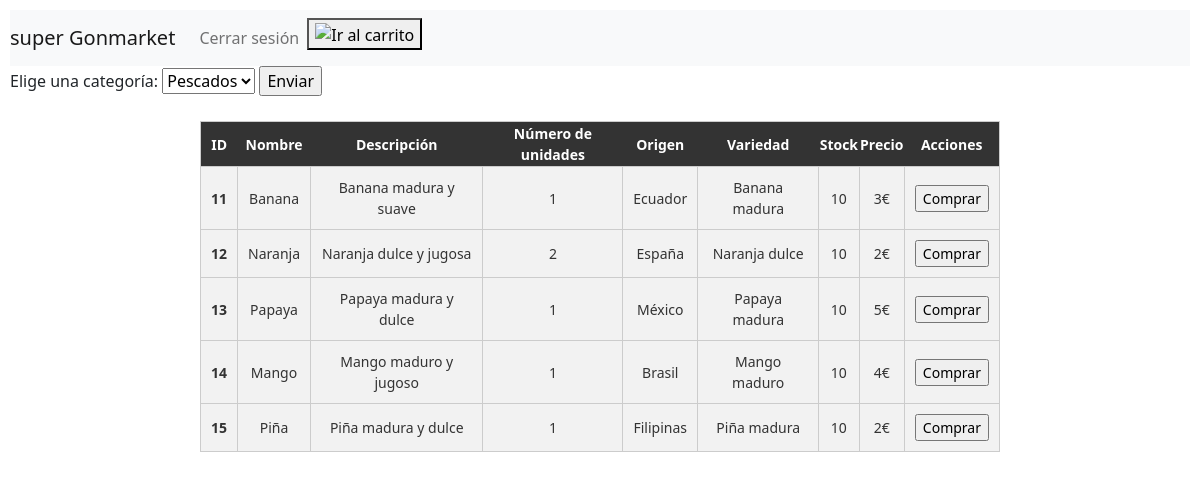
Page /a/tienda/frutas.php (signed in) on the committed database.
### tables this page shows
CREATE TABLE `fruta` (
  `tabla` varchar(11) NOT NULL DEFAULT 'fruta',
  `id` int(11) NOT NULL,
  `nombre` varchar(255) NOT NULL,
  `descripcion` text DEFAULT NULL,
  `numero_unidades` int(11) DEFAULT NULL,
  `origen` varchar(255) DEFAULT NULL,
  `variedad` varchar(255) DEFAULT NULL,
  `stock` int(11) DEFAULT NULL,
  `precio` int(11) NOT NULL
);

### a/tienda/frutas.php (the view, shortened to what this page needs)
<!DOCTYPE html>
<html lang="en">
<head>
  <link href="https://cdn.jsdelivr.net/npm/bootstrap@5.2.3/dist/css/bootstrap.min.css" rel="stylesheet"
>
  <link href="estilos.css" rel="stylesheet" type="text/css">
</head>
<body class="cuerpo">
  <nav class="navbar navbar-expand-lg navbar-light bg-light">
    <a class="navbar-brand" href="#">super Gonmarket</a>
    <div class="collapse navbar-collapse" id="navbarSupportedContent">
      <ul class="navbar-nav mr-auto">
        <li class="nav-item active">
          <a class="nav-link" href="cerrarSesion.php">Cerrar sesión</a>
        </li>
        <li>
          <form action="carrito.php">
            <button type="submit">
              <img src="https://cdn-icons-png.flaticon.com/512/3394/3394009.png" alt="Ir al carrito"
                style="height: 30px;">
            </button>
          </form>
        </li>
      </ul>
    </div>
  </nav>
  <?php
  $xml = simplexml_load_file("products.xml");
  ?>
  <form action="" method="post">
    <label for="categoria">Elige una categoría:</label>
    <select name="categoria" id="categoria">
      <?php foreach ($xml->categoria as $categoria) { ?>
        <option value="<?php echo $categoria->nombre; ?>">
          <?php echo $categoria->nombre; ?>
        </option>
      <?php } ?>
    </select>
    <input type="submit" value="Enviar">
  </form>
  <div class="contenedor">
    <?php
    $conn = mysqli_connect("localhost", "root", "", "productos");
    $result = mysqli_query($conn, "SELECT * FROM fruta");
    echo "<table>";
    echo "<tr>";
    echo "<th>ID</th>";
    echo "<th>Nombre</th>";
    echo "<th>Descripción</th>";
    echo "<th>Número de unidades</th>";
    echo "<th>Origen</th>";
    echo "<th>Variedad</th>";
    echo "<th>Stock</th>";
    echo "<th>Precio</th>";
    echo "<th>Acciones</th>";
    echo "</tr>";
    while ($row = mysqli_fetch_assoc($result)) {
      echo "<tr>";
      echo "<td>" . $row["id"] . "</td>";
      echo "<td>" . $row["nombre"] . "</td>";
      echo "<td>" . $row["descripcion"] . "</td>";
      echo "<td>" . $row["numero_unidades"] . "</td>";
      echo "<td>" . $row["origen"] . "</td>";
      echo "<td>" . $row["variedad"] . "</td>";
      echo "<td>" . $row["stock"] . "</td>";
      echo "<td>" . $row["precio"] . "€</td>";
      echo "<td>";
      echo "<form action='carrito.php' method='post'>";
      echo "<input type='submit' value='Comprar' name='comprar'>";
      echo "</form>";
    }
    echo "</table>";
    ?>
  </div>
</body>
</html>

### a/tienda/estilos.css (style rules this page uses)
div.contenedor { width: 800px; height: 500px; margin: auto; transform: 50%; }
table { border: 1px solid black; padding: 10px; margin-top: 25px; }
tr { background-color: #f2f2f2; color: #333; font-size: 14px; text-align: center; border: 1px solid #ccc; }
td { padding: 10px; border: 1px solid #ccc; }
tr:first-child { background-color: #333; color: #fff; }
td:first-child { font-weight: bold; }
.cuerpo { margin: 10px; }

### rows in the picture
fruta: id "11", nombre "Banana", descripcion "Banana madura y suave", numero_unidades "1", origen "Ecuador", variedad "Banana madura", stock "10", precio "3"
fruta: id "12", nombre "Naranja", descripcion "Naranja dulce y jugosa", numero_unidades "2", origen "España", variedad "Naranja dulce", stock "10", precio "2"
fruta: id "13", nombre "Papaya", descripcion "Papaya madura y dulce", numero_unidades "1", origen "México", variedad "Papaya madura", stock "10", precio "5"
fruta: id "14", nombre "Mango", descripcion "Mango maduro y jugoso", numero_unidades "1", origen "Brasil", variedad "Mango maduro", stock "10", precio "4"
fruta: id "15", nombre "Piña", descripcion "Piña madura y dulce", numero_unidades "1", origen "Filipinas", variedad "Piña madura", stock "10", precio "2"

### other values in the picture
form field categoria "Pescados"
